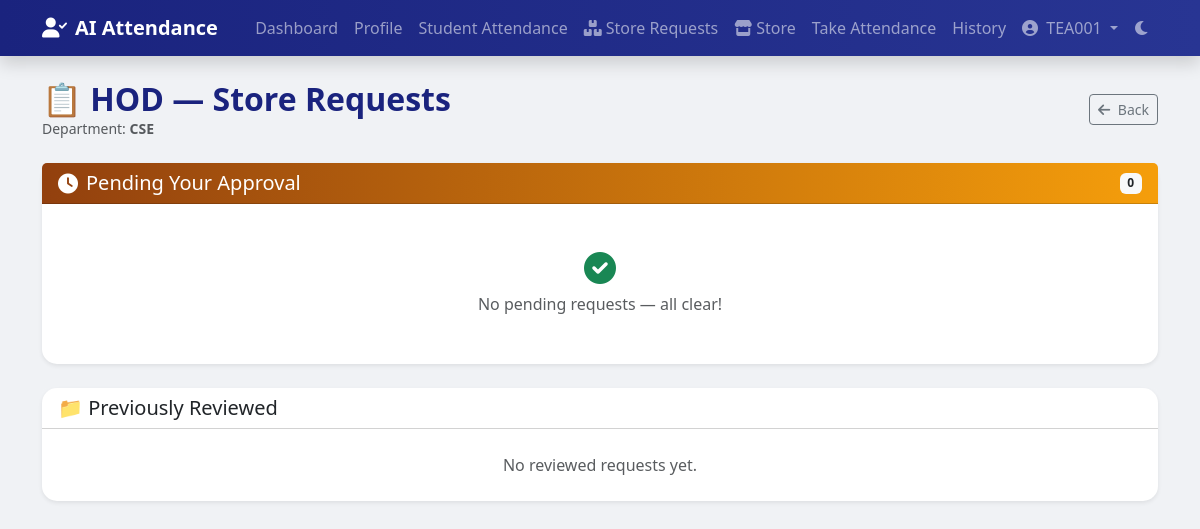
Before: /core/hod/store/ (signed in) with the older database file.
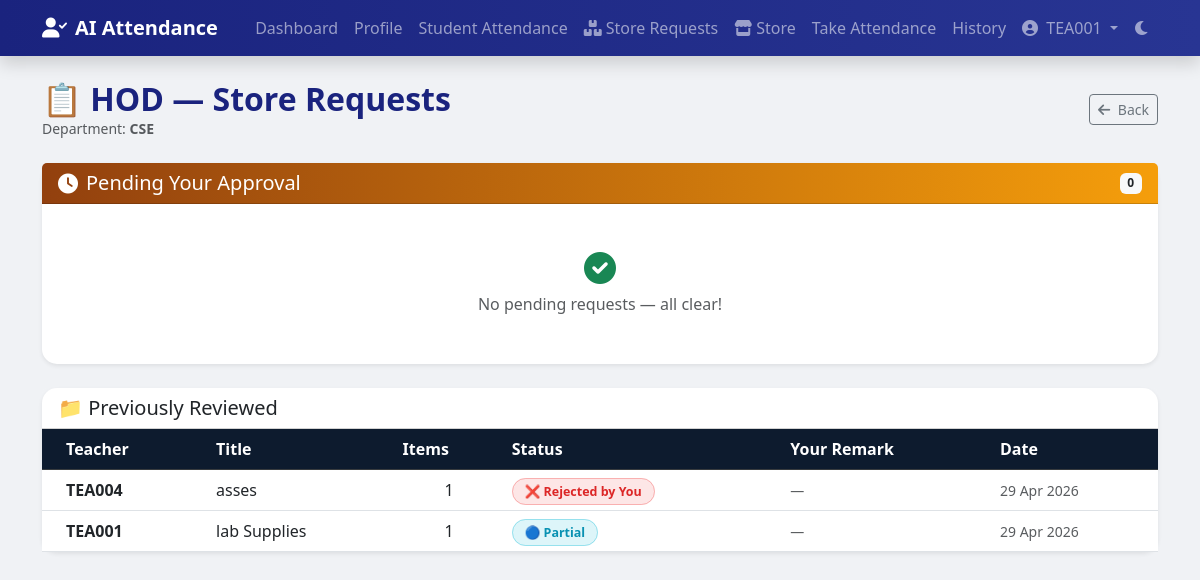
After: the same page with the newer database file.
### core/models.py (models this page shows, shortened)
class StoreRequest(models.Model):
    STATUS_CHOICES = [
        ('pending_hod',   'Awaiting HOD Approval'),
        ('hod_rejected',  'Rejected by HOD'),
        ('pending_store', 'Awaiting Store Head'),
        ('assigned',      'Assigned to Staff'),
        ('partial',       'Partially Fulfilled'),
        ('fulfilled',     'Fully Fulfilled'),
        ('rejected',      'Rejected by Store'),
    ]
    requested_by = models.ForeignKey(User, on_delete=models.CASCADE, related_name='store_requests')
    title        = models.CharField(max_length=200)
    notes        = models.TextField(blank=True)
    status       = models.CharField(max_length=20, choices=STATUS_CHOICES, default='pending_hod')
    hod_approved_by = models.ForeignKey(
        User, on_delete=models.SET_NULL, null=True, blank=True,
        related_name='hod_approved_requests'
    )
    hod_approved_at = models.DateTimeField(null=True, blank=True)
    hod_remarks     = models.TextField(blank=True)
    fulfilled_by = models.ForeignKey(
        StoreStaff, on_delete=models.SET_NULL,
        null=True, blank=True, related_name='fulfilled_requests'
    )
    assigned_to  = models.ForeignKey(
        StoreStaff, on_delete=models.SET_NULL,
        null=True, blank=True, related_name='assigned_requests'
    )
    assigned_at       = models.DateTimeField(null=True, blank=True)
    expected_delivery = models.DateField(null=True, blank=True)
    staff_response    = models.TextField(blank=True, help_text='Store staff response/notes')
    remarks           = models.TextField(blank=True, help_text='Store Head remarks')
    created_at = models.DateTimeField(auto_now_add=True)
    updated_at = models.DateTimeField(auto_now=True)
    class Meta:
        ordering = ['-created_at']
    @property
    def total_items(self):
        return self.items.count()

### core/views.py (the view)
# urls.py: path('hod/store/', views.hod_store_requests, name='hod_store_requests'),
@login_required
def hod_store_requests(request):
    hod_profile = _get_hod_profile(request.user)
    if not hod_profile:
        messages.error(request, "Access denied — HOD only.")
        return redirect('teacher_dashboard')
    dept = hod_profile.department
    dept_teacher_ids = User.objects.filter(
        teacher_profile__department=dept,
        is_staff=True, is_superuser=False
    ).values_list('id', flat=True)
    pending   = StoreRequest.objects.filter(
        requested_by__in=dept_teacher_ids, status='pending_hod'
    ).prefetch_related('items').select_related('requested_by')
    reviewed  = StoreRequest.objects.filter(
        requested_by__in=dept_teacher_ids
    ).exclude(status='pending_hod').prefetch_related('items').select_related(
        'requested_by', 'hod_approved_by', 'assigned_to__user', 'fulfilled_by__user'
    )
    return render(request, 'hod_store_requests.html', {
        'pending':  pending,
        'reviewed': reviewed,
        'dept':     dept,
    })

### core/views.py (called while the page is built)
def _get_hod_profile(user):
    try:
        p = user.teacher_profile
        return p if p.designation == 'hod' else None
    except Exception:
        return None

### templates/hod_store_requests.html (shortened to what the changed rows need)
{% extends 'base.html' %}
{% block content %}
<div class="d-flex justify-content-between align-items-center mb-4">
    <div>
        <h2 class="header-title mb-0">📋 HOD — Store Requests</h2>
    </div>
</div>
<div class="card shadow-sm">
    <div class="card-body p-0">
        {% if reviewed %}
        <div class="table-responsive">
        <table class="table table-hover align-middle mb-0">
            <thead class="table-dark" style="--bs-table-bg:#0d1b2e;">
                <tr><th class="ps-4">Teacher</th><th>Title</th><th>Items</th><th>Status</th><th>Your Remark</th><th>Date</th></tr>
            </thead>
            <tbody>
            {% for req in reviewed %}
            <tr>
                <td class="ps-4 fw-semibold">{{ req.requested_by.username }}</td>
                <td>{{ req.title }}</td>
                <td class="text-center">{{ req.total_items }}</td>
                <td>
                    <span class="status-pill sp-{{ req.status }}">
                        {% if req.status == 'pending_store' %}📤 Sent to Store
                        {% elif req.status == 'assigned' %}🔧 Assigned
                        {% elif req.status == 'partial' %}🔵 Partial
                        {% elif req.status == 'fulfilled' %}✅ Fulfilled
                        {% elif req.status == 'hod_rejected' %}❌ Rejected by You
                        {% else %}{{ req.get_status_display }}{% endif %}
                    </span>
                </td>
                <td class="text-muted small">{{ req.hod_remarks|default:"—" }}</td>
                <td class="text-muted small">{{ req.hod_approved_at|date:"d M Y"|default:"—" }}</td>
            </tr>
            {% endfor %}
            </tbody>
        </table>
        </div>
        {% else %}
        <div class="text-center py-4 text-muted"><p class="mb-0">No reviewed requests yet.</p></div>
        {% endif %}
    </div>
</div>
{% endblock %}

Changed rows visible on the page:
added StoreRequest: requested_by.username "TEA004", title "asses", total_items "1", status "❌ Rejected by You", hod_remarks "—", hod_approved_at "29 Apr 2026"
added StoreRequest: requested_by.username "TEA001", title "lab Supplies", total_items "1", status "🔵 Partial", hod_remarks "—", hod_approved_at "29 Apr 2026"
Other visible differences:
text no longer shown: "No reviewed requests yet."
text now shown: "Teacher Title Items Status Your Remark Date"
